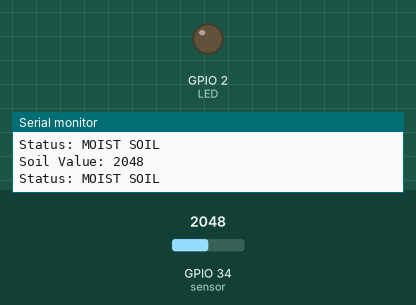
Recording of a sketch running on a simulated ESP32. On the bench: output pins drawn as LEDs (lit = HIGH), the last lines printed to the serial monitor. Dashed ring = blinking. The inputs (shaded band) are chosen by the test bench; at power-on: GPIO 34 (sensor) = 2048.

Above: at 1.8 s.
1.9 s: GPIO 34 (sensor) set to 1545
3.4 s: GPIO 34 (sensor) set to 1458
At 4.4 s:
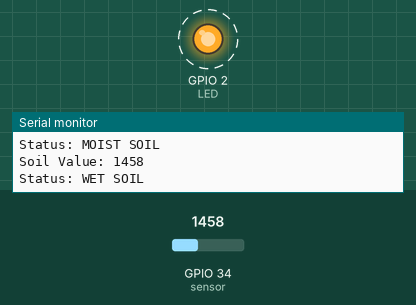
7.5 s: GPIO 34 (sensor) set to 1540
At 8.2 s:
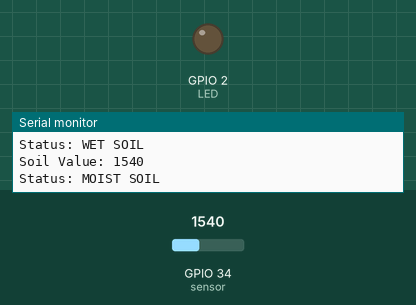
Timing chart, 0 to 10.5 s (numbered marks = the images above; inputs shaded):
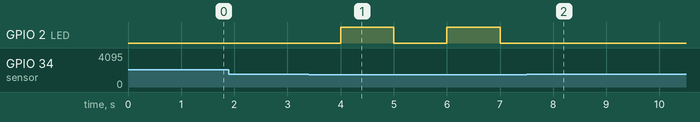

The sketch:

ESP32-Soil-Moisture-Indicator.ino
```cpp
# define sensor 34
# define LED 2
void setup ()
{
Serial.begin(115200);
pinMode(LED,OUTPUT);
pinMode(sensor,INPUT);
}
void loop()
{
int sense_it = analogRead(sensor);
Serial.print("Soil Value: ");
Serial.println(sense_it);
if(sense_it > 3500)
{
Serial.println("status: DRY SOIL");
delay(1000);
}
else if (sense_it <=3500 && sense_it > 1500)
{
Serial.println("Status: MOIST SOIL");
delay(1000);
}
else
{
(Serial.println("Status: WET SOIL"));
digitalWrite(LED,HIGH);
delay(1000);
digitalWrite(LED,LOW);
delay(1000);
}
}
```

Measured:
- the behaviour switches between 1501 and 1500 on GPIO 34 (sensor) (found by bisection; images 0 and 1)
- after the input at 3.4 s, GPIO 2 (LED): alternates HIGH for 1.0 s and LOW for 1.0 s, starting after 0.60 s
- after the input at 7.5 s, GPIO 2 (LED): stops changing and stays LOW
